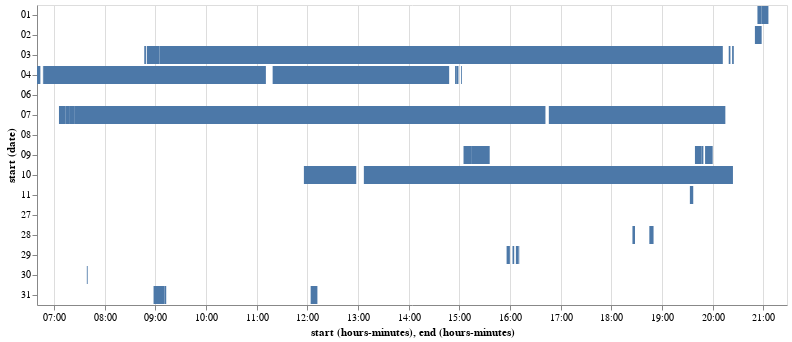

The notebook cell saved with this chart:
### Code cell
dsCheck = ds[ds['subActNum']==93]

df = pd.DataFrame({ 
    'start': dsCheck.start, 
    'end': dsCheck.end,})

alt.Chart(df.reset_index()).mark_bar().encode(
    y='date(start):O',
    x='hoursminutes(start)',
    x2='hoursminutes(end)',
    detail='index'
).properties(width=750).interactive()

### Figure 1 — Vega-Lite specification as saved in the notebook (floating-point values rounded to 4 significant figures)
{"$schema": "https://vega.github.io/schema/vega-lite/v3.2.1.json", "config": {"mark": {"tooltip": null}, "view": {"height": 300, "width": 400}}, "data": {"name": "data-5e2a9a11f556aa756c4b06c2ba7aa2a8"}, "datasets": {"data-5e2a9a11f556aa756c4b06c2ba7aa2a8": [{"end": "2003-04-01 20:58:42", "index": 4, "start": "2003-04-01 20:53:52"}, {"end": "2003-04-01 21:06:09", "index": 6, "start": "2003-04-01 20:58:43"}, {"end": "2003-04-01 21:18:35", "index": 10, "start": "2003-04-01 21:18:34"}, {"end": "2003-04-02 20:46:32", "index": 262, "start": "2003-04-02 20:46:31"}, {"end": "2003-04-02 20:56:21", "index": 271, "start": "2003-04-02 20:50:27"}, {"end": "2003-04-02 20:58:42", "index": 272, "start": "2003-04-02 20:56:21"}, {"end": "2003-04-02 21:04:49", "index": 273, "start": "2003-04-02 21:04:48"}, {"end": "2003-04-03 08:49:58", "index": 301, "start": "2003-04-03 08:47:39"}, {"end": "2003-04-03 09:05:14", "index": 305, "start": "2003-04-03 08:50:09"}, {"end": "2003-04-03 20:12:23", "index": 306, "start": "2003-04-03 09:05:14"}, {"end": "2003-04-03 20:21:46", "index": 431, "start": "2003-04-03 20:19:08"}, {"end": "2003-04-03 20:25:26", "index": 435, "start": "2003-04-03 20:23:59"}, {"end": "2003-04-04 14:48:58", "index": 449, "start": "2003-04-04 11:19:29"}, {"end": "2003-04-04 06:44:20", "index": 491, "start": "2003-04-04 06:40:11"}, {"end": "2003-04-04 06:48:32", "index": 494, "start": "2003-04-04 06:47:36"}, {"end": "2003-04-04 06:48:46", "index": 495, "start": "2003-04-04 06:48:45"}, {"end": "2003-04-04 11:11:08", "index": 496, "start": "2003-04-04 06:48:47"}, {"end": "2003-04-04 14:57:58", "index": 556, "start": "2003-04-04 14:55:11"}, {"end": "2003-04-04 14:59:22", "index": 560, "start": "2003-04-04 14:57:59"}, {"end": "2003-04-04 15:03:45", "index": 561, "start": "2003-04-04 15:02:20"}, {"end": "2003-04-06 18:29:38", "index": 969, "start": "2003-04-06 18:29:37"}, {"end": "2003-04-07 20:15:02", "index": 1019, "start": "2003-04-07 16:46:44"}, {"end": "2003-04-07 07:14:53", "index": 1052, "start": "2003-04-07 07:06:28"}, {"end": "2003-04-07 07:18:33", "index": 1057, "start": "2003-04-07 07:14:54"}, {"end": "2003-04-07 07:24:04", "index": 1058, "start": "2003-04-07 07:18:35"}, {"end": "2003-04-07 16:42:20", "index": 1059, "start": "2003-04-07 07:24:05"}, {"end": "2003-04-08 21:28:24", "index": 1140, "start": "2003-04-08 21:28:23"}, {"end": "2003-04-09 15:14:09", "index": 1252, "start": "2003-04-09 15:05:46"}, {"end": "2003-04-09 15:36:29", "index": 1256, "start": "2003-04-09 15:14:09"}, {"end": "2003-04-09 15:40:33", "index": 1257, "start": "2003-04-09 15:40:32"}, {"end": "2003-04-09 19:47:41", "index": 1389, "start": "2003-04-09 19:39:59"}, {"end": "2003-04-09 19:49:07", "index": 1391, "start": "2003-04-09 19:47:42"}, {"end": "2003-04-09 20:00:13", "index": 1392, "start": "2003-04-09 19:51:35"}, {"end": "2003-04-10 12:58:50", "index": 1472, "start": "2003-04-10 12:58:37"}, {"end": "2003-04-10 20:24:50", "index": 1480, "start": "2003-04-10 13:07:56"}, {"end": "2003-04-10 12:58:17", "index": 1492, "start": "2003-04-10 11:56:43"}, {"end": "2003-04-11 19:33:32", "index": 1852, "start": "2003-04-11 19:33:09"}, {"end": "2003-04-11 19:33:34", "index": 1853, "start": "2003-04-11 19:33:32"}, {"end": "2003-04-11 19:33:51", "index": 1854, "start": "2003-04-11 19:33:35"}, {"end": "2003-04-11 19:37:47", "index": 1855, "start": "2003-04-11 19:33:58"}, {"end": "2003-03-27 07:05:24", "index": 1876, "start": "2003-03-27 07:05:22"}, {"end": "2003-03-28 18:28:11", "index": 2011, "start": "2003-03-28 18:25:06"}, {"end": "2003-03-28 18:39:05", "index": 2016, "start": "2003-03-28 18:39:04"}, {"end": "2003-03-28 18:39:09", "index": 2017, "start": "2003-03-28 18:39:07"}, {"end": "2003-03-28 18:39:48", "index": 2018, "start": "2003-03-28 18:39:23"}, {"end": "2003-03-28 18:50:48", "index": 2019, "start": "2003-03-28 18:45:41"}, {"end": "2003-03-29 15:59:51", "index": 2487, "start": "2003-03-29 15:56:09"}, {"end": "2003-03-29 15:59:53", "index": 2492, "start": "2003-03-29 15:59:52"}, {"end": "2003-03-29 15:59:54", "index": 2493, "start": "2003-03-29 15:59:53"}, {"end": "2003-03-29 16:00:00", "index": 2494, "start": "2003-03-29 15:59:55"}, {"end": "2003-03-29 16:00:03", "index": 2495, "start": "2003-03-29 16:00:01"}, {"end": "2003-03-29 16:00:04", "index": 2496, "start": "2003-03-29 16:00:03"}, {"end": "2003-03-29 16:00:06", "index": 2497, "start": "2003-03-29 16:00:05"}, {"end": "2003-03-29 16:00:08", "index": 2498, "start": "2003-03-29 16:00:07"}, {"end": "2003-03-29 16:00:10", "index": 2499, "start": "2003-03-29 16:00:09"}, {"end": "2003-03-29 16:02:57", "index": 2505, "start": "2003-03-29 16:02:49"}, {"end": "2003-03-29 16:02:59", "index": 2506, "start": "2003-03-29 16:02:58"}, {"end": "2003-03-29 16:05:04", "index": 2507, "start": "2003-03-29 16:03:00"}, {"end": "2003-03-29 16:05:11", "index": 2509, "start": "2003-03-29 16:05:05"}, {"end": "2003-03-29 16:05:16", "index": 2510, "start": "2003-03-29 16:05:12"}, {"end": "2003-03-29 16:05:23", "index": 2511, "start": "2003-03-29 16:05:17"}, {"end": "2003-03-29 16:05:31", "index": 2512, "start": "2003-03-29 16:05:24"}, {"end": "2003-03-29 16:05:34", "index": 2513, "start": "2003-03-29 16:05:32"}, {"end": "2003-03-29 16:05:36", "index": 2514, "start": "2003-03-29 16:05:35"}, {"end": "2003-03-29 16:05:38", "index": 2515, "start": "2003-03-29 16:05:37"}, {"end": "2003-03-29 16:05:39", "index": 2516, "start": "2003-03-29 16:05:38"}, {"end": "2003-03-29 16:05:47", "index": 2517, "start": "2003-03-29 16:05:45"}, {"end": "2003-03-29 16:06:59", "index": 2518, "start": "2003-03-29 16:06:58"}, {"end": "2003-03-29 16:07:03", "index": 2519, "start": "2003-03-29 16:07:02"}, {"end": "2003-03-29 16:07:08", "index": 2520, "start": "2003-03-29 16:07:07"}, {"end": "2003-03-29 16:07:12", "index": 2521, "start": "2003-03-29 16:07:11"}, {"end": "2003-03-29 16:10:10", "index": 2522, "start": "2003-03-29 16:07:13"}, {"end": "2003-03-29 16:10:12", "index": 2523, "start": "2003-03-29 16:10:11"}, {"end": "2003-03-29 16:10:42", "index": 2524, "start": "2003-03-29 16:10:30"}, {"end": "2003-03-29 16:10:48", "index": 2526, "start": "2003-03-29 16:10:47"}, {"end": "2003-03-29 16:10:51", "index": 2527, "start": "2003-03-29 16:10:50"}, {"end": "2003-03-29 16:11:07", "index": 2528, "start": "2003-03-29 16:10:52"}, {"end": "2003-03-29 16:11:23", "index": 2530, "start": "2003-03-29 16:11:21"}, {"end": "2003-03-29 16:11:27", "index": 2531, "start": "2003-03-29 16:11:26"}, {"end": "2003-03-29 16:11:31", "index": 2532, "start": "2003-03-29 16:11:30"}, {"end": "2003-03-29 16:11:35", "index": 2533, "start": "2003-03-29 16:11:34"}, {"end": "2003-03-30 07:38:27", "index": 2619, "start": "2003-03-30 07:38:12"}, {"end": "2003-03-30 07:38:55", "index": 2620, "start": "2003-03-30 07:38:46"}, {"end": "2003-03-30 07:40:37", "index": 2622, "start": "2003-03-30 07:39:44"}, {"end": "2003-03-30 08:14:40", "index": 2651, "start": "2003-03-30 08:14:13"}, {"end": "2003-03-31 12:12:00", "index": 2706, "start": "2003-03-31 12:04:08"}, {"end": "2003-03-31 09:11:05", "index": 2754, "start": "2003-03-31 08:58:16"}, {"end": "2003-03-31 09:13:49", "index": 2758, "start": "2003-03-31 09:11:06"}]}, "encoding": {"detail": {"field": "index", "type": "quantitative"}, "x": {"field": "start", "timeUnit": "hoursminutes", "type": "temporal"}, "x2": {"field": "end", "timeUnit": "hoursminutes"}, "y": {"field": "start", "timeUnit": "date", "type": "ordinal"}}, "mark": "bar", "width": 750}
